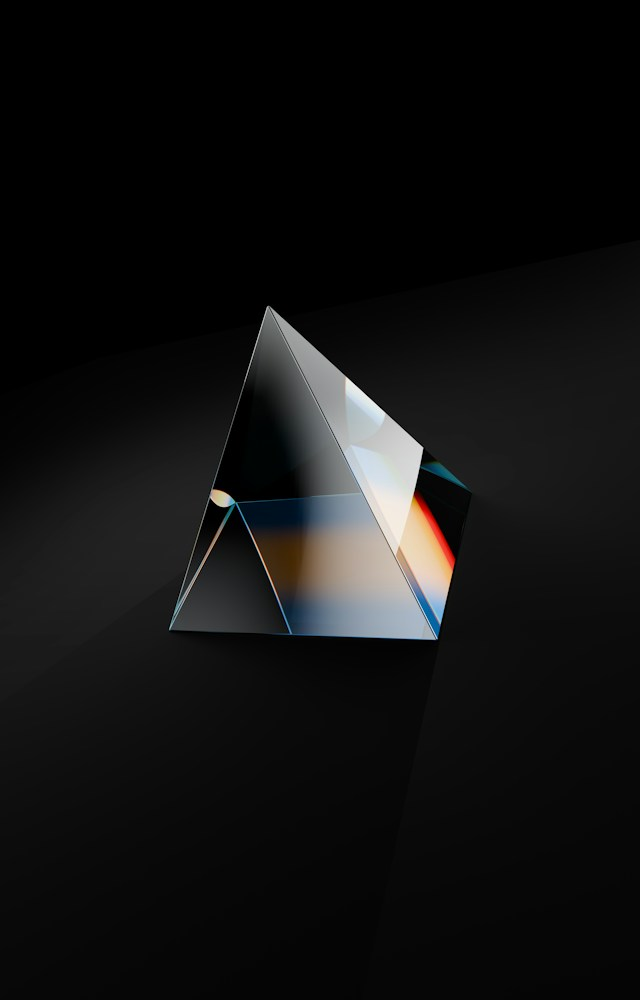
#> input picture data/prism_blackbg.jpg, 640 x 1000 px, found by its file name
$ python draw_geometery.py
#> lines starting #> are read from the running program, lines starting #| are printed output that depends on the picture
import cv2

img = cv2.imread('data\prism_blackbg.jpg' , 0)
#> img: shape (1000, 640); min 0, max 243, mean 17.5

img = cv2.line(img, (0,0) , (255,255) , (255,255,255) , 15)
img = cv2.arrowedLine(img, (255,255) , (800,600) , (255,255,255) , 15)

img = cv2.rectangle(img, (400,200), (510,120),(255,255,255),5)
img = cv2.circle(img, (400,200), 45,(255,255,255),2)
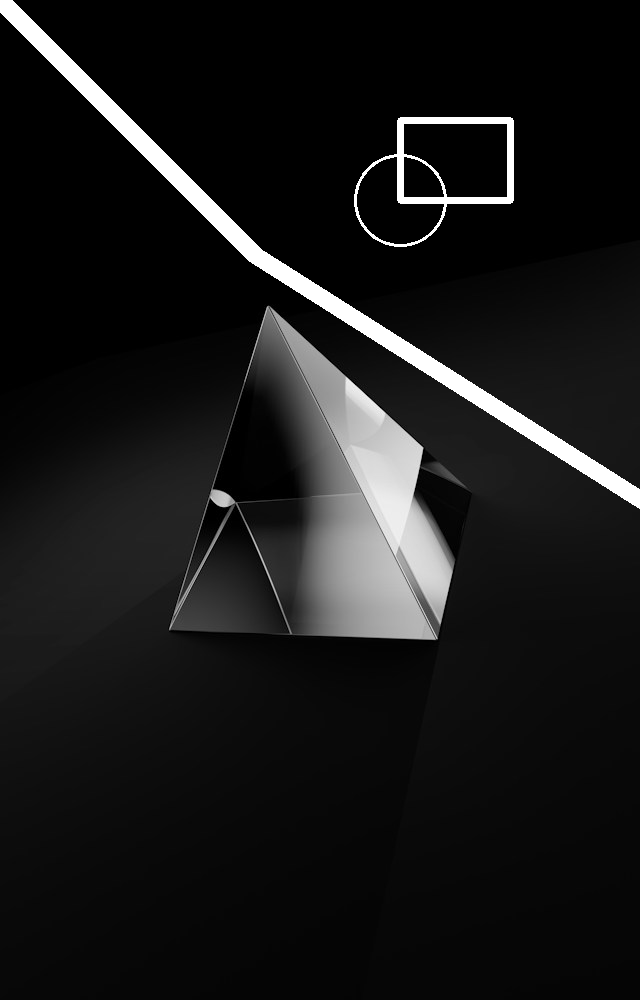
#> img: shape (1000, 640); min 0, max 255, mean 24.3


cv2.imshow("Line Preview" , img)

cv2.waitKey(0) & 0xff
cv2.destroyAllWindows()
